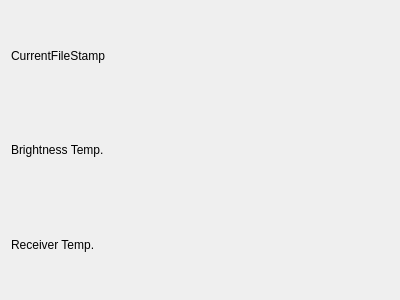
<?xml version="1.0" encoding="UTF-8"?>
<ui version="4.0">
 <class>statuswidget</class>
 <widget class="QWidget" name="statuswidget">
  <property name="geometry">
   <rect>
    <x>0</x>
    <y>0</y>
    <width>400</width>
    <height>300</height>
   </rect>
  </property>
  <property name="windowTitle">
   <string>Form</string>
  </property>
  <layout class="QGridLayout" name="gridLayout">
   <item row="2" column="0">
    <widget class="QLabel" name="label_2">
     <property name="text">
      <string>Receiver Temp.</string>
     </property>
    </widget>
   </item>
   <item row="1" column="0">
    <widget class="QLabel" name="label">
     <property name="text">
      <string>Brightness Temp.</string>
     </property>
    </widget>
   </item>
   <item row="0" column="0">
    <widget class="QLabel" name="label_3">
     <property name="text">
      <string>CurrentFileStamp</string>
     </property>
    </widget>
   </item>
  </layout>
 </widget>
 <resources/>
 <connections/>
</ui>
